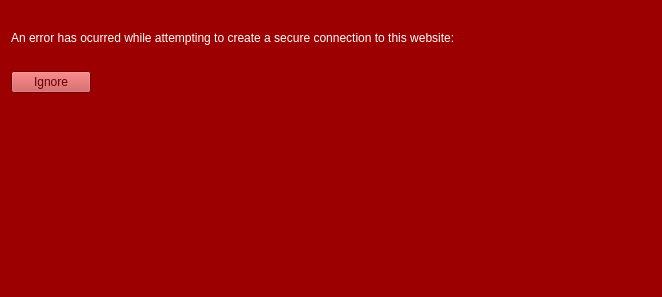
<?xml version="1.0" encoding="UTF-8"?>
<ui version="4.0">
 <class>CertificateError</class>
 <widget class="QWidget" name="CertificateError">
  <property name="geometry">
   <rect>
    <x>0</x>
    <y>0</y>
    <width>662</width>
    <height>297</height>
   </rect>
  </property>
  <property name="palette">
   <palette>
    <active>
     <colorrole role="WindowText">
      <brush brushstyle="SolidPattern">
       <color alpha="255">
        <red>255</red>
        <green>255</green>
        <blue>255</blue>
       </color>
      </brush>
     </colorrole>
     <colorrole role="Button">
      <brush brushstyle="SolidPattern">
       <color alpha="255">
        <red>197</red>
        <green>74</green>
        <blue>76</blue>
       </color>
      </brush>
     </colorrole>
     <colorrole role="Light">
      <brush brushstyle="SolidPattern">
       <color alpha="255">
        <red>170</red>
        <green>0</green>
        <blue>0</blue>
       </color>
      </brush>
     </colorrole>
     <colorrole role="Text">
      <brush brushstyle="SolidPattern">
       <color alpha="255">
        <red>255</red>
        <green>255</green>
        <blue>255</blue>
       </color>
      </brush>
     </colorrole>
     <colorrole role="ButtonText">
      <brush brushstyle="SolidPattern">
       <color alpha="255">
        <red>94</red>
        <green>0</green>
        <blue>1</blue>
       </color>
      </brush>
     </colorrole>
     <colorrole role="Base">
      <brush brushstyle="SolidPattern">
       <color alpha="255">
        <red>170</red>
        <green>0</green>
        <blue>0</blue>
       </color>
      </brush>
     </colorrole>
     <colorrole role="Window">
      <brush brushstyle="SolidPattern">
       <color alpha="255">
        <red>157</red>
        <green>0</green>
        <blue>0</blue>
       </color>
      </brush>
     </colorrole>
     <colorrole role="AlternateBase">
      <brush brushstyle="SolidPattern">
       <color alpha="255">
        <red>170</red>
        <green>0</green>
        <blue>0</blue>
       </color>
      </brush>
     </colorrole>
     <colorrole role="NoRole">
      <brush brushstyle="SolidPattern">
       <color alpha="255">
        <red>170</red>
        <green>0</green>
        <blue>0</blue>
       </color>
      </brush>
     </colorrole>
    </active>
    <inactive>
     <colorrole role="WindowText">
      <brush brushstyle="SolidPattern">
       <color alpha="255">
        <red>255</red>
        <green>255</green>
        <blue>255</blue>
       </color>
      </brush>
     </colorrole>
     <colorrole role="Button">
      <brush brushstyle="SolidPattern">
       <color alpha="255">
        <red>197</red>
        <green>74</green>
        <blue>76</blue>
       </color>
      </brush>
     </colorrole>
     <colorrole role="Light">
      <brush brushstyle="SolidPattern">
       <color alpha="255">
        <red>170</red>
        <green>0</green>
        <blue>0</blue>
       </color>
      </brush>
     </colorrole>
     <colorrole role="Text">
      <brush brushstyle="SolidPattern">
       <color alpha="255">
        <red>255</red>
        <green>255</green>
        <blue>255</blue>
       </color>
      </brush>
     </colorrole>
     <colorrole role="ButtonText">
      <brush brushstyle="SolidPattern">
       <color alpha="255">
        <red>94</red>
        <green>0</green>
        <blue>1</blue>
       </color>
      </brush>
     </colorrole>
     <colorrole role="Base">
      <brush brushstyle="SolidPattern">
       <color alpha="255">
        <red>170</red>
        <green>0</green>
        <blue>0</blue>
       </color>
      </brush>
     </colorrole>
     <colorrole role="Window">
      <brush brushstyle="SolidPattern">
       <color alpha="255">
        <red>157</red>
        <green>0</green>
        <blue>0</blue>
       </color>
      </brush>
     </colorrole>
     <colorrole role="AlternateBase">
      <brush brushstyle="SolidPattern">
       <color alpha="255">
        <red>170</red>
        <green>0</green>
        <blue>0</blue>
       </color>
      </brush>
     </colorrole>
     <colorrole role="NoRole">
      <brush brushstyle="SolidPattern">
       <color alpha="255">
        <red>170</red>
        <green>0</green>
        <blue>0</blue>
       </color>
      </brush>
     </colorrole>
    </inactive>
    <disabled>
     <colorrole role="WindowText">
      <brush brushstyle="SolidPattern">
       <color alpha="255">
        <red>190</red>
        <green>190</green>
        <blue>190</blue>
       </color>
      </brush>
     </colorrole>
     <colorrole role="Button">
      <brush brushstyle="SolidPattern">
       <color alpha="255">
        <red>197</red>
        <green>74</green>
        <blue>76</blue>
       </color>
      </brush>
     </colorrole>
     <colorrole role="Light">
      <brush brushstyle="SolidPattern">
       <color alpha="255">
        <red>170</red>
        <green>0</green>
        <blue>0</blue>
       </color>
      </brush>
     </colorrole>
     <colorrole role="Text">
      <brush brushstyle="SolidPattern">
       <color alpha="255">
        <red>190</red>
        <green>190</green>
        <blue>190</blue>
       </color>
      </brush>
     </colorrole>
     <colorrole role="ButtonText">
      <brush brushstyle="SolidPattern">
       <color alpha="255">
        <red>190</red>
        <green>190</green>
        <blue>190</blue>
       </color>
      </brush>
     </colorrole>
     <colorrole role="Base">
      <brush brushstyle="SolidPattern">
       <color alpha="255">
        <red>157</red>
        <green>0</green>
        <blue>0</blue>
       </color>
      </brush>
     </colorrole>
     <colorrole role="Window">
      <brush brushstyle="SolidPattern">
       <color alpha="255">
        <red>157</red>
        <green>0</green>
        <blue>0</blue>
       </color>
      </brush>
     </colorrole>
     <colorrole role="AlternateBase">
      <brush brushstyle="SolidPattern">
       <color alpha="255">
        <red>170</red>
        <green>0</green>
        <blue>0</blue>
       </color>
      </brush>
     </colorrole>
     <colorrole role="NoRole">
      <brush brushstyle="SolidPattern">
       <color alpha="255">
        <red>170</red>
        <green>0</green>
        <blue>0</blue>
       </color>
      </brush>
     </colorrole>
    </disabled>
   </palette>
  </property>
  <property name="windowTitle">
   <string>Form</string>
  </property>
  <property name="autoFillBackground">
   <bool>true</bool>
  </property>
  <layout class="QVBoxLayout" name="verticalLayout">
   <item>
    <widget class="QLabel" name="url">
     <property name="font">
      <font>
       <weight>75</weight>
       <bold>true</bold>
      </font>
     </property>
     <property name="text">
      <string/>
     </property>
    </widget>
   </item>
   <item>
    <widget class="QLabel" name="label">
     <property name="sizePolicy">
      <sizepolicy hsizetype="Minimum" vsizetype="Minimum">
       <horstretch>0</horstretch>
       <verstretch>0</verstretch>
      </sizepolicy>
     </property>
     <property name="text">
      <string>An error has ocurred while attempting to create a secure connection to this website:</string>
     </property>
     <property name="wordWrap">
      <bool>true</bool>
     </property>
    </widget>
   </item>
   <item>
    <widget class="QLabel" name="error_message">
     <property name="sizePolicy">
      <sizepolicy hsizetype="MinimumExpanding" vsizetype="Minimum">
       <horstretch>0</horstretch>
       <verstretch>0</verstretch>
      </sizepolicy>
     </property>
     <property name="font">
      <font>
       <weight>75</weight>
       <bold>true</bold>
      </font>
     </property>
     <property name="text">
      <string/>
     </property>
    </widget>
   </item>
   <item>
    <widget class="QPushButton" name="button_ignore">
     <property name="sizePolicy">
      <sizepolicy hsizetype="Fixed" vsizetype="Fixed">
       <horstretch>0</horstretch>
       <verstretch>0</verstretch>
      </sizepolicy>
     </property>
     <property name="text">
      <string>Ignore</string>
     </property>
     <property name="flat">
      <bool>false</bool>
     </property>
    </widget>
   </item>
   <item>
    <spacer name="verticalSpacer">
     <property name="orientation">
      <enum>Qt::Vertical</enum>
     </property>
     <property name="sizeHint" stdset="0">
      <size>
       <width>20</width>
       <height>40</height>
      </size>
     </property>
    </spacer>
   </item>
  </layout>
 </widget>
 <resources/>
 <connections/>
</ui>
